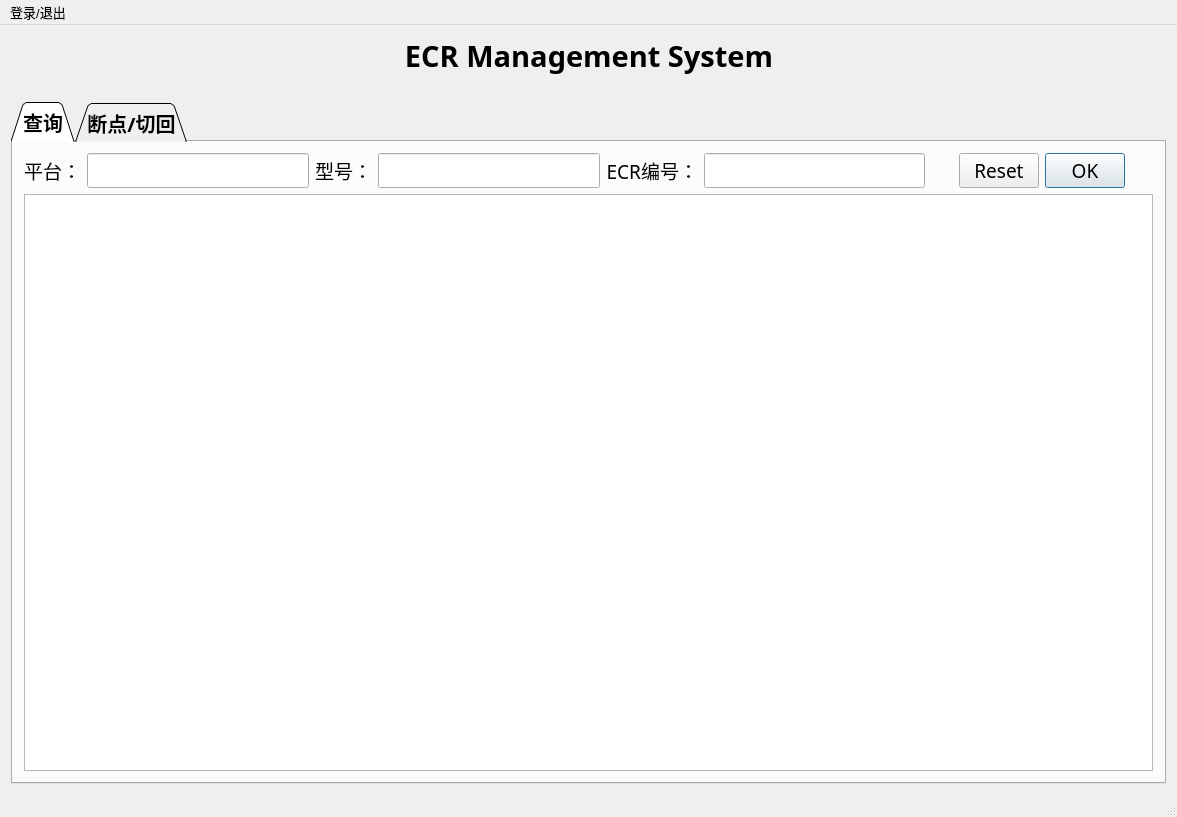
<?xml version="1.0" encoding="UTF-8"?>
<ui version="4.0">
 <class>ECRManagementSystemClass</class>
 <widget class="QMainWindow" name="ECRManagementSystemClass">
  <property name="geometry">
   <rect>
    <x>0</x>
    <y>0</y>
    <width>1177</width>
    <height>817</height>
   </rect>
  </property>
  <property name="windowTitle">
   <string>ECRManagementSystem</string>
  </property>
  <property name="styleSheet">
   <string notr="true">#ECRManagementSystemClass{
border-image: url(:/ECRManagementSystem/Resources/bottom2.png);
}
#ECRManagementSystemClass * {
border-image: url();
}</string>
  </property>
  <widget class="QWidget" name="centralWidget">
   <layout class="QHBoxLayout" name="horizontalLayout_2">
    <item>
     <layout class="QVBoxLayout" name="verticalLayout_2">
      <item>
       <layout class="QVBoxLayout" name="verticalLayout">
        <item>
         <layout class="QHBoxLayout" name="horizontalLayout">
          <item>
           <widget class="QLabel" name="labelUAES">
            <property name="minimumSize">
             <size>
              <width>189</width>
              <height>20</height>
             </size>
            </property>
            <property name="maximumSize">
             <size>
              <width>380</width>
              <height>80</height>
             </size>
            </property>
            <property name="sizeIncrement">
             <size>
              <width>9</width>
              <height>1</height>
             </size>
            </property>
            <property name="baseSize">
             <size>
              <width>189</width>
              <height>20</height>
             </size>
            </property>
            <property name="text">
             <string/>
            </property>
            <property name="pixmap">
             <pixmap resource="ecrmanagementsystem.qrc">:/ECRManagementSystem/Resources/企业标志与企业中英文全称组合_蓝－Logo with Company Name in Chinese and English_Blue.jpg</pixmap>
            </property>
            <property name="scaledContents">
             <bool>true</bool>
            </property>
           </widget>
          </item>
          <item>
           <widget class="QLabel" name="labelTitle">
            <property name="minimumSize">
             <size>
              <width>500</width>
              <height>40</height>
             </size>
            </property>
            <property name="font">
             <font>
              <family>黑体</family>
              <pointsize>22</pointsize>
              <weight>75</weight>
              <bold>true</bold>
             </font>
            </property>
            <property name="layoutDirection">
             <enum>Qt::LeftToRight</enum>
            </property>
            <property name="text">
             <string>ECR Management System</string>
            </property>
            <property name="alignment">
             <set>Qt::AlignCenter</set>
            </property>
           </widget>
          </item>
          <item>
           <widget class="QLabel" name="labelBOSCH">
            <property name="sizePolicy">
             <sizepolicy hsizetype="Preferred" vsizetype="Preferred">
              <horstretch>0</horstretch>
              <verstretch>0</verstretch>
             </sizepolicy>
            </property>
            <property name="minimumSize">
             <size>
              <width>189</width>
              <height>20</height>
             </size>
            </property>
            <property name="maximumSize">
             <size>
              <width>380</width>
              <height>60</height>
             </size>
            </property>
            <property name="sizeIncrement">
             <size>
              <width>2</width>
              <height>1</height>
             </size>
            </property>
            <property name="baseSize">
             <size>
              <width>569</width>
              <height>299</height>
             </size>
            </property>
            <property name="text">
             <string/>
            </property>
            <property name="pixmap">
             <pixmap resource="ecrmanagementsystem.qrc">:/ECRManagementSystem/Resources/bosch.png</pixmap>
            </property>
            <property name="scaledContents">
             <bool>true</bool>
            </property>
            <property name="alignment">
             <set>Qt::AlignRight|Qt::AlignTrailing|Qt::AlignVCenter</set>
            </property>
           </widget>
          </item>
         </layout>
        </item>
        <item>
         <widget class="QLabel" name="labelUnderline">
          <property name="baseSize">
           <size>
            <width>300</width>
            <height>0</height>
           </size>
          </property>
          <property name="text">
           <string/>
          </property>
          <property name="pixmap">
           <pixmap resource="ecrmanagementsystem.qrc">:/ECRManagementSystem/Resources/bottom.png</pixmap>
          </property>
          <property name="scaledContents">
           <bool>true</bool>
          </property>
         </widget>
        </item>
       </layout>
      </item>
      <item>
       <widget class="QTabWidget" name="tabWidget">
        <property name="font">
         <font>
          <family>黑体</family>
          <pointsize>15</pointsize>
          <weight>75</weight>
          <bold>true</bold>
         </font>
        </property>
        <property name="tabShape">
         <enum>QTabWidget::Triangular</enum>
        </property>
        <property name="currentIndex">
         <number>0</number>
        </property>
        <widget class="QWidget" name="tab">
         <attribute name="title">
          <string>查询</string>
         </attribute>
         <layout class="QHBoxLayout" name="horizontalLayout_10">
          <item>
           <layout class="QVBoxLayout" name="verticalLayout_5">
            <item>
             <layout class="QHBoxLayout" name="horizontalLayout_9">
              <item>
               <widget class="QLabel" name="labelPlatformQuery">
                <property name="font">
                 <font>
                  <family>微软雅黑</family>
                  <pointsize>14</pointsize>
                  <weight>50</weight>
                  <bold>false</bold>
                 </font>
                </property>
                <property name="text">
                 <string>平台：</string>
                </property>
                <property name="alignment">
                 <set>Qt::AlignRight|Qt::AlignTrailing|Qt::AlignVCenter</set>
                </property>
               </widget>
              </item>
              <item>
               <widget class="QLineEdit" name="lineEditPlatformQuery">
                <property name="font">
                 <font>
                  <family>微软雅黑</family>
                  <pointsize>14</pointsize>
                 </font>
                </property>
               </widget>
              </item>
              <item>
               <widget class="QLabel" name="labelTypeNoQuery">
                <property name="font">
                 <font>
                  <family>微软雅黑</family>
                  <pointsize>14</pointsize>
                  <weight>50</weight>
                  <bold>false</bold>
                 </font>
                </property>
                <property name="text">
                 <string>型号：</string>
                </property>
                <property name="alignment">
                 <set>Qt::AlignRight|Qt::AlignTrailing|Qt::AlignVCenter</set>
                </property>
               </widget>
              </item>
              <item>
               <widget class="QLineEdit" name="lineEditTypeNoQuery">
                <property name="font">
                 <font>
                  <family>微软雅黑</family>
                  <pointsize>14</pointsize>
                 </font>
                </property>
               </widget>
              </item>
              <item>
               <widget class="QLabel" name="labelECRNumberQuery">
                <property name="font">
                 <font>
                  <family>微软雅黑</family>
                  <pointsize>14</pointsize>
                  <weight>50</weight>
                  <bold>false</bold>
                 </font>
                </property>
                <property name="text">
                 <string>ECR编号：</string>
                </property>
                <property name="alignment">
                 <set>Qt::AlignRight|Qt::AlignTrailing|Qt::AlignVCenter</set>
                </property>
               </widget>
              </item>
              <item>
               <widget class="QLineEdit" name="lineEditECRNumberQuery">
                <property name="font">
                 <font>
                  <family>微软雅黑</family>
                  <pointsize>14</pointsize>
                 </font>
                </property>
               </widget>
              </item>
              <item>
               <widget class="QDialogButtonBox" name="buttonBoxQuery">
                <property name="minimumSize">
                 <size>
                  <width>193</width>
                  <height>28</height>
                 </size>
                </property>
                <property name="font">
                 <font>
                  <family>微软雅黑</family>
                  <pointsize>14</pointsize>
                  <weight>9</weight>
                  <italic>false</italic>
                  <bold>false</bold>
                 </font>
                </property>
                <property name="styleSheet">
                 <string notr="true">font: 75 14pt &quot;微软雅黑&quot;;</string>
                </property>
                <property name="standardButtons">
                 <set>QDialogButtonBox::Ok|QDialogButtonBox::Reset</set>
                </property>
                <property name="centerButtons">
                 <bool>true</bool>
                </property>
               </widget>
              </item>
             </layout>
            </item>
            <item>
             <widget class="QTableView" name="tableView">
              <property name="font">
               <font>
                <family>微软雅黑</family>
                <pointsize>12</pointsize>
                <weight>50</weight>
                <italic>false</italic>
                <bold>false</bold>
               </font>
              </property>
              <property name="styleSheet">
               <string notr="true">font: 12pt &quot;微软雅黑&quot;;</string>
              </property>
             </widget>
            </item>
           </layout>
          </item>
         </layout>
        </widget>
        <widget class="QWidget" name="tab_2">
         <attribute name="title">
          <string>断点/切回</string>
         </attribute>
         <layout class="QHBoxLayout" name="horizontalLayout_8">
          <item>
           <layout class="QVBoxLayout" name="verticalLayout_4">
            <item>
             <layout class="QVBoxLayout" name="verticalLayout_3">
              <item>
               <layout class="QHBoxLayout" name="horizontalLayout_3">
                <item>
                 <widget class="QLabel" name="labelPlatform">
                  <property name="font">
                   <font>
                    <family>微软雅黑</family>
                    <pointsize>14</pointsize>
                    <weight>50</weight>
                    <bold>false</bold>
                   </font>
                  </property>
                  <property name="text">
                   <string>      平台：</string>
                  </property>
                  <property name="alignment">
                   <set>Qt::AlignRight|Qt::AlignTrailing|Qt::AlignVCenter</set>
                  </property>
                 </widget>
                </item>
                <item>
                 <widget class="QLineEdit" name="lineEditPlatform">
                  <property name="font">
                   <font>
                    <family>微软雅黑</family>
                    <pointsize>14</pointsize>
                   </font>
                  </property>
                 </widget>
                </item>
                <item>
                 <spacer name="horizontalSpacer_2">
                  <property name="orientation">
                   <enum>Qt::Horizontal</enum>
                  </property>
                  <property name="sizeHint" stdset="0">
                   <size>
                    <width>40</width>
                    <height>20</height>
                   </size>
                  </property>
                 </spacer>
                </item>
               </layout>
              </item>
              <item>
               <layout class="QHBoxLayout" name="horizontalLayout_4">
                <item>
                 <widget class="QLabel" name="labelTypeNo">
                  <property name="font">
                   <font>
                    <family>微软雅黑</family>
                    <pointsize>14</pointsize>
                    <weight>50</weight>
                    <bold>false</bold>
                   </font>
                  </property>
                  <property name="text">
                   <string>      型号：</string>
                  </property>
                  <property name="alignment">
                   <set>Qt::AlignRight|Qt::AlignTrailing|Qt::AlignVCenter</set>
                  </property>
                 </widget>
                </item>
                <item>
                 <widget class="QLineEdit" name="lineEditTypeNo">
                  <property name="font">
                   <font>
                    <family>微软雅黑</family>
                    <pointsize>14</pointsize>
                   </font>
                  </property>
                 </widget>
                </item>
                <item>
                 <spacer name="horizontalSpacer_3">
                  <property name="orientation">
                   <enum>Qt::Horizontal</enum>
                  </property>
                  <property name="sizeHint" stdset="0">
                   <size>
                    <width>40</width>
                    <height>20</height>
                   </size>
                  </property>
                 </spacer>
                </item>
               </layout>
              </item>
              <item>
               <layout class="QHBoxLayout" name="horizontalLayout_5">
                <item>
                 <widget class="QLabel" name="labelECRNumber">
                  <property name="font">
                   <font>
                    <family>微软雅黑</family>
                    <pointsize>14</pointsize>
                    <weight>50</weight>
                    <bold>false</bold>
                   </font>
                  </property>
                  <property name="text">
                   <string>ECR编号：</string>
                  </property>
                  <property name="alignment">
                   <set>Qt::AlignRight|Qt::AlignTrailing|Qt::AlignVCenter</set>
                  </property>
                 </widget>
                </item>
                <item>
                 <widget class="QLineEdit" name="lineEditECRNumber">
                  <property name="font">
                   <font>
                    <family>微软雅黑</family>
                    <pointsize>14</pointsize>
                   </font>
                  </property>
                 </widget>
                </item>
                <item>
                 <spacer name="horizontalSpacer">
                  <property name="orientation">
                   <enum>Qt::Horizontal</enum>
                  </property>
                  <property name="sizeHint" stdset="0">
                   <size>
                    <width>40</width>
                    <height>20</height>
                   </size>
                  </property>
                 </spacer>
                </item>
               </layout>
              </item>
              <item>
               <layout class="QHBoxLayout" name="horizontalLayout_6">
                <item>
                 <widget class="QLabel" name="labelOperate">
                  <property name="font">
                   <font>
                    <family>微软雅黑</family>
                    <pointsize>14</pointsize>
                    <weight>50</weight>
                    <bold>false</bold>
                   </font>
                  </property>
                  <property name="text">
                   <string>      操作：</string>
                  </property>
                  <property name="alignment">
                   <set>Qt::AlignRight|Qt::AlignTrailing|Qt::AlignVCenter</set>
                  </property>
                 </widget>
                </item>
                <item>
                 <widget class="QRadioButton" name="radioButtonBreakpoint">
                  <property name="font">
                   <font>
                    <family>微软雅黑</family>
                    <pointsize>14</pointsize>
                    <weight>50</weight>
                    <bold>false</bold>
                   </font>
                  </property>
                  <property name="text">
                   <string>ECR断点</string>
                  </property>
                 </widget>
                </item>
                <item>
                 <widget class="QRadioButton" name="radioButtonRecover">
                  <property name="font">
                   <font>
                    <family>微软雅黑</family>
                    <pointsize>14</pointsize>
                    <weight>50</weight>
                    <bold>false</bold>
                   </font>
                  </property>
                  <property name="text">
                   <string>ECR切回</string>
                  </property>
                 </widget>
                </item>
                <item>
                 <spacer name="horizontalSpacer_4">
                  <property name="orientation">
                   <enum>Qt::Horizontal</enum>
                  </property>
                  <property name="sizeHint" stdset="0">
                   <size>
                    <width>40</width>
                    <height>20</height>
                   </size>
                  </property>
                 </spacer>
                </item>
               </layout>
              </item>
              <item>
               <widget class="QGroupBox" name="groupBox">
                <property name="font">
                 <font>
                  <family>微软雅黑</family>
                  <pointsize>14</pointsize>
                  <weight>50</weight>
                  <bold>false</bold>
                 </font>
                </property>
                <property name="title">
                 <string>ECR内容</string>
                </property>
                <layout class="QGridLayout" name="gridLayout">
                 <item row="0" column="0">
                  <widget class="QTextEdit" name="textEditContent">
                   <property name="font">
                    <font>
                     <family>微软雅黑</family>
                     <pointsize>14</pointsize>
                    </font>
                   </property>
                  </widget>
                 </item>
                </layout>
               </widget>
              </item>
             </layout>
            </item>
            <item>
             <layout class="QHBoxLayout" name="horizontalLayout_7">
              <item>
               <spacer name="horizontalSpacer_5">
                <property name="orientation">
                 <enum>Qt::Horizontal</enum>
                </property>
                <property name="sizeHint" stdset="0">
                 <size>
                  <width>40</width>
                  <height>20</height>
                 </size>
                </property>
               </spacer>
              </item>
              <item>
               <widget class="QDialogButtonBox" name="buttonBoxInsertData">
                <property name="minimumSize">
                 <size>
                  <width>193</width>
                  <height>28</height>
                 </size>
                </property>
                <property name="font">
                 <font>
                  <family>微软雅黑</family>
                  <pointsize>14</pointsize>
                  <weight>9</weight>
                  <italic>false</italic>
                  <bold>false</bold>
                 </font>
                </property>
                <property name="styleSheet">
                 <string notr="true">font: 75 14pt &quot;微软雅黑&quot;;</string>
                </property>
                <property name="standardButtons">
                 <set>QDialogButtonBox::Ok|QDialogButtonBox::Reset</set>
                </property>
                <property name="centerButtons">
                 <bool>true</bool>
                </property>
               </widget>
              </item>
              <item>
               <spacer name="horizontalSpacer_6">
                <property name="orientation">
                 <enum>Qt::Horizontal</enum>
                </property>
                <property name="sizeHint" stdset="0">
                 <size>
                  <width>40</width>
                  <height>20</height>
                 </size>
                </property>
               </spacer>
              </item>
             </layout>
            </item>
           </layout>
          </item>
         </layout>
        </widget>
       </widget>
      </item>
     </layout>
    </item>
   </layout>
  </widget>
  <widget class="QMenuBar" name="menuBar">
   <property name="geometry">
    <rect>
     <x>0</x>
     <y>0</y>
     <width>1177</width>
     <height>29</height>
    </rect>
   </property>
   <property name="font">
    <font>
     <pointsize>10</pointsize>
    </font>
   </property>
   <widget class="QMenu" name="menu">
    <property name="font">
     <font>
      <pointsize>10</pointsize>
      <weight>50</weight>
      <bold>false</bold>
     </font>
    </property>
    <property name="title">
     <string>登录/退出</string>
    </property>
    <addaction name="actionLogin"/>
    <addaction name="actionLogout"/>
   </widget>
   <addaction name="menu"/>
  </widget>
  <widget class="QStatusBar" name="statusBar"/>
  <action name="actionLogin">
   <property name="text">
    <string>登录</string>
   </property>
   <property name="font">
    <font>
     <pointsize>10</pointsize>
    </font>
   </property>
  </action>
  <action name="actionLogout">
   <property name="text">
    <string>退出</string>
   </property>
  </action>
 </widget>
 <layoutdefault spacing="6" margin="11"/>
 <resources>
  <include location="ecrmanagementsystem.qrc"/>
 </resources>
 <connections/>
</ui>
